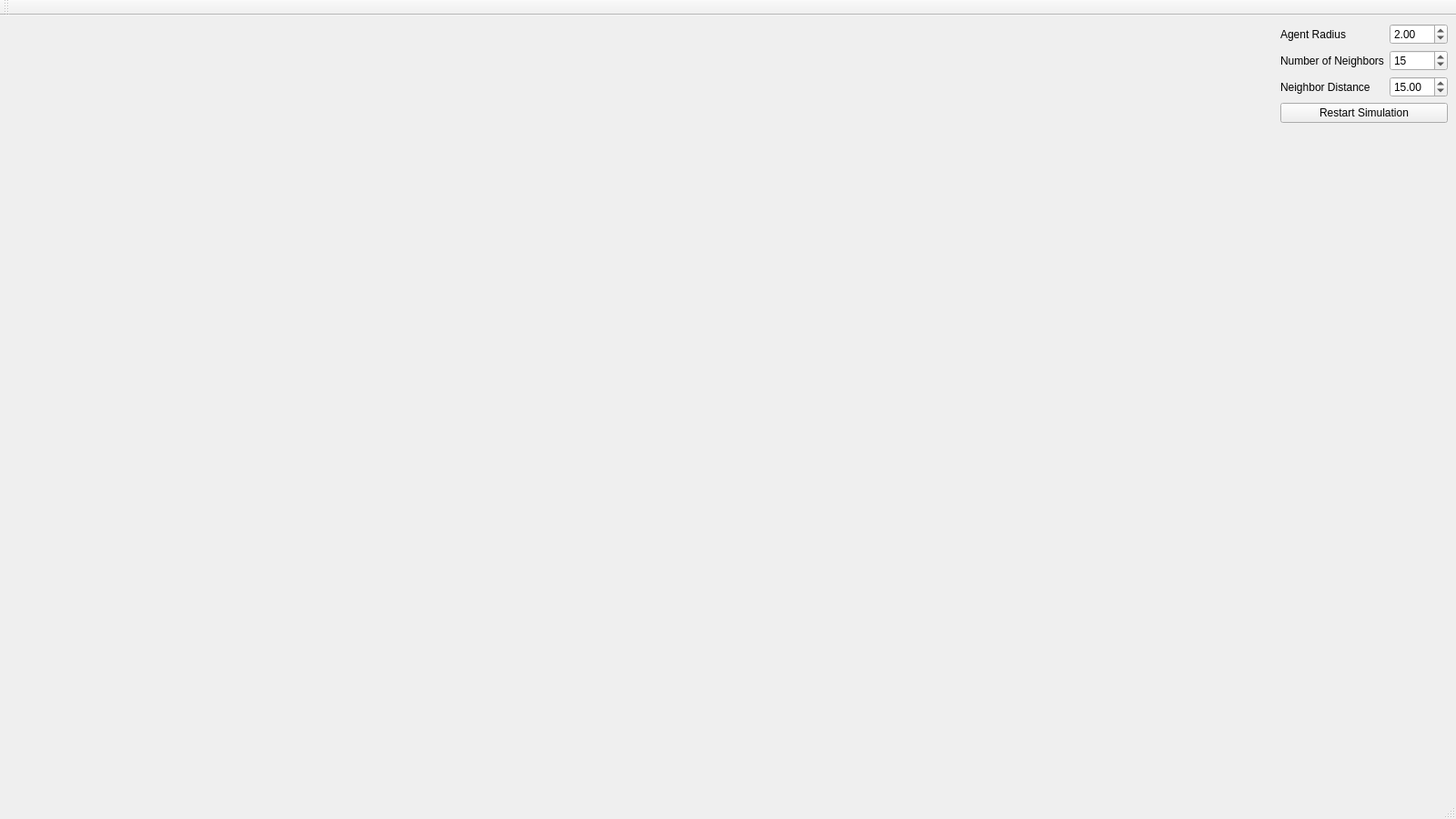
<?xml version="1.0" encoding="UTF-8"?>
<ui version="4.0">
 <class>UserInterface</class>
 <widget class="QMainWindow" name="UserInterface">
  <property name="geometry">
   <rect>
    <x>0</x>
    <y>0</y>
    <width>1600</width>
    <height>900</height>
   </rect>
  </property>
  <property name="windowTitle">
   <string>Luke Bazalgette Thesis 2016</string>
  </property>
  <widget class="QWidget" name="centralwidget">
   <layout class="QGridLayout" name="s_mainWindowGridLayout">
    <item row="0" column="2">
     <layout class="QGridLayout" name="gridLayout">
      <item row="2" column="1">
       <widget class="QDoubleSpinBox" name="neighborDistance">
        <property name="minimum">
         <double>0.100000000000000</double>
        </property>
        <property name="maximum">
         <double>100.000000000000000</double>
        </property>
        <property name="singleStep">
         <double>0.100000000000000</double>
        </property>
        <property name="value">
         <double>15.000000000000000</double>
        </property>
       </widget>
      </item>
      <item row="0" column="1">
       <widget class="QDoubleSpinBox" name="agentRadius">
        <property name="minimum">
         <double>0.100000000000000</double>
        </property>
        <property name="maximum">
         <double>5.000000000000000</double>
        </property>
        <property name="singleStep">
         <double>0.100000000000000</double>
        </property>
        <property name="value">
         <double>2.000000000000000</double>
        </property>
       </widget>
      </item>
      <item row="1" column="1">
       <widget class="QSpinBox" name="numNeighbors">
        <property name="minimum">
         <number>1</number>
        </property>
        <property name="maximum">
         <number>50</number>
        </property>
        <property name="value">
         <number>15</number>
        </property>
       </widget>
      </item>
      <item row="2" column="0">
       <widget class="QLabel" name="label_3">
        <property name="text">
         <string>Neighbor Distance</string>
        </property>
       </widget>
      </item>
      <item row="1" column="0">
       <widget class="QLabel" name="label_2">
        <property name="text">
         <string>Number of Neighbors</string>
        </property>
       </widget>
      </item>
      <item row="0" column="0">
       <widget class="QLabel" name="label">
        <property name="text">
         <string>Agent Radius</string>
        </property>
       </widget>
      </item>
     </layout>
    </item>
    <item row="1" column="2">
     <widget class="QPushButton" name="restartSim">
      <property name="text">
       <string>Restart Simulation</string>
      </property>
     </widget>
    </item>
    <item row="3" column="2">
     <spacer name="verticalSpacer">
      <property name="orientation">
       <enum>Qt::Vertical</enum>
      </property>
      <property name="sizeHint" stdset="0">
       <size>
        <width>20</width>
        <height>40</height>
       </size>
      </property>
     </spacer>
    </item>
    <item row="0" column="0" rowspan="4">
     <spacer name="horizontalSpacer">
      <property name="orientation">
       <enum>Qt::Horizontal</enum>
      </property>
      <property name="sizeHint" stdset="0">
       <size>
        <width>40</width>
        <height>20</height>
       </size>
      </property>
     </spacer>
    </item>
   </layout>
  </widget>
  <widget class="QMenuBar" name="menubar">
   <property name="geometry">
    <rect>
     <x>0</x>
     <y>0</y>
     <width>1600</width>
     <height>27</height>
    </rect>
   </property>
  </widget>
  <widget class="QToolBar" name="toolBar">
   <property name="windowTitle">
    <string>toolBar</string>
   </property>
   <attribute name="toolBarArea">
    <enum>TopToolBarArea</enum>
   </attribute>
   <attribute name="toolBarBreak">
    <bool>false</bool>
   </attribute>
  </widget>
  <widget class="QStatusBar" name="statusbar"/>
 </widget>
 <resources/>
 <connections/>
</ui>
